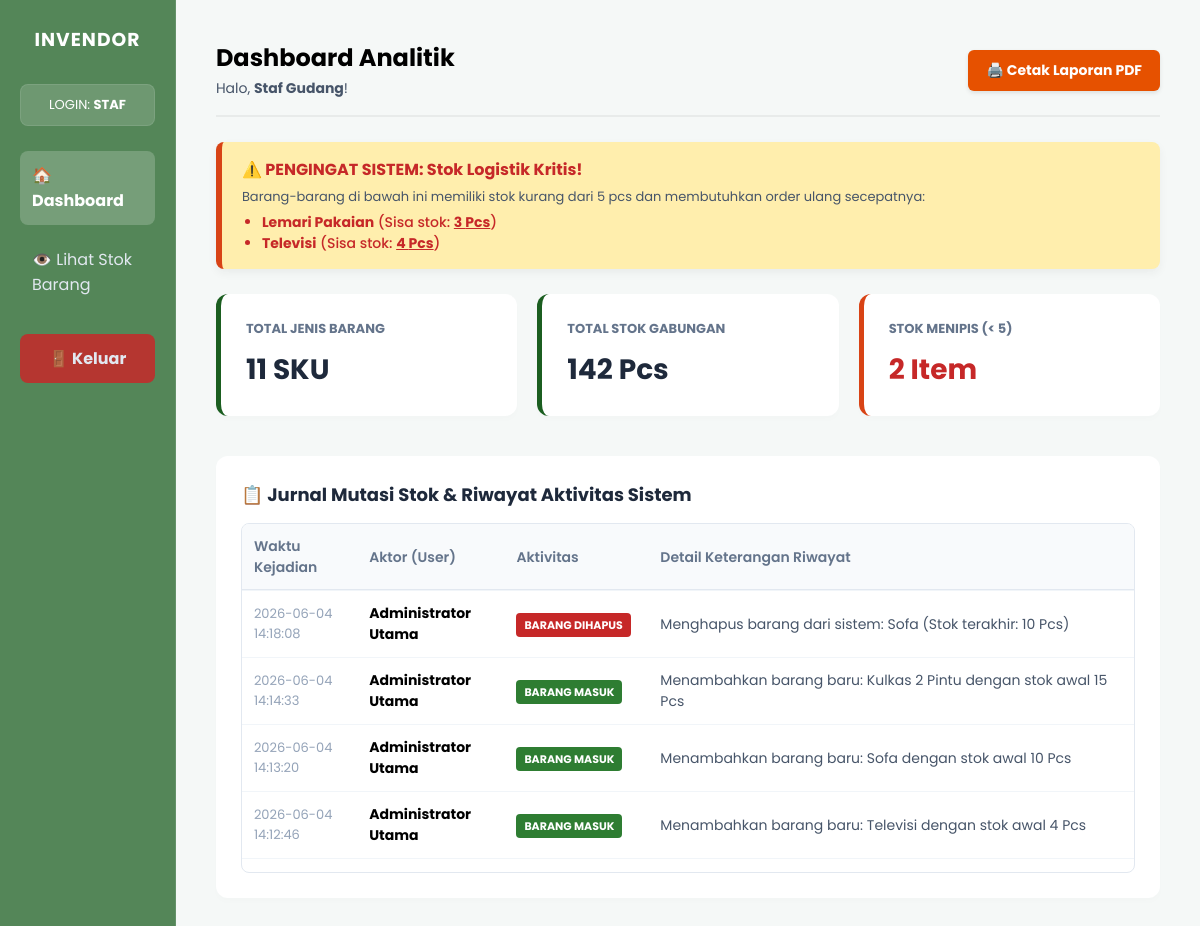
Page /index.php (signed in) on the committed database.
### tables this page shows
CREATE TABLE `barang` (
  `id` int(11) NOT NULL,
  `kode_barang` varchar(20) NOT NULL,
  `nama_barang` varchar(100) NOT NULL,
  `id_kategori` int(11) DEFAULT NULL,
  `id_supplier` int(11) DEFAULT NULL,
  `stok` int(11) NOT NULL DEFAULT 0,
  `harga` decimal(10,2) NOT NULL,
  `id_user` int(11) DEFAULT NULL
);

CREATE TABLE `riwayat_stok` (
  `id` int(11) NOT NULL,
  `id_barang` int(11) DEFAULT NULL,
  `jenis_perubahan` varchar(50) NOT NULL,
  `jumlah_perubahan` int(11) NOT NULL,
  `tanggal` timestamp NOT NULL DEFAULT current_timestamp(),
  `id_user` int(11) DEFAULT NULL,
  `keterangan` varchar(255) DEFAULT NULL
);

CREATE TABLE `users` (
  `id` int(11) NOT NULL,
  `username` varchar(50) NOT NULL,
  `password` varchar(255) NOT NULL,
  `nama_lengkap` varchar(100) NOT NULL,
  `role` enum('admin','staf') NOT NULL
);

### index.php (the view, shortened to what this page needs)
<?php
require_once 'koneksi.php';
$data_jenis = mysqli_fetch_assoc(mysqli_query($koneksi, "SELECT COUNT(*) AS total_jenis FROM barang"));
$data_stok = mysqli_fetch_assoc(mysqli_query($koneksi, "SELECT SUM(stok) AS total_stok FROM barang"));
$total_stok_tampil = $data_stok['total_stok'] ?? 0;
$data_menipis = mysqli_fetch_assoc(mysqli_query($koneksi, "SELECT COUNT(*) AS stok_menipis FROM barang WHERE stok < 5"));
$list_kritis = mysqli_query($koneksi, "SELECT nama_barang, stok FROM barang WHERE stok < 5");
$riwayat_query = mysqli_query($koneksi, "SELECT r.*, u.nama_lengkap FROM riwayat_stok r LEFT JOIN users u ON r.id_user = u.id ORDER BY r.id DESC LIMIT 30");
?>
<!DOCTYPE html>
<html lang="id">
<head>
</head>
<body>
    <div class="sidebar">
        <h3>INVENDOR</h3>
        <p>LOGIN: <strong><?= strtoupper($_SESSION['role']); ?></strong></p>
        <a href="index.php" class="active">🏠 Dashboard</a>
        <?php if ($_SESSION['role'] === 'admin') : ?>
            <a href="admin.php">📦 Kelola Barang</a>
        <?php else : ?>
            <a href="staf.php">👁️ Lihat Stok Barang</a>
        <?php endif; ?>
        <a href="logout.php" style="background-color: rgba(198, 40, 40, 0.85); text-align: center; margin-top: 25px; font-weight: bold;">🚪 Keluar</a>
    </div>
    <div class="main-content">
        <div class="header">
            <div>
        <h2>Dashboard Analitik</h2>
        <span style="font-size: 14px; color: #475569;">Halo, <strong><?= $_SESSION['nama_lengkap']; ?></strong>!</span>
    </div>
    <a href="cetak.php" target="_blank" style="background-color: #e65100; color: white; text-decoration: none; padding: 10px 18px; border-radius: 6px; font-weight: bold; font-size: 14px; display: flex; align-items: center; gap: 8px; box-shadow: 0 2px 4px rgba(0,0,0,0.1); transition: 0.2s;">
        🖨️ Cetak Laporan PDF
    </a>
</div>
        <?php if ($data_menipis['stok_menipis'] > 0): ?>
            <div class="alert-danger-gudang">
                <h4>⚠️ PENGINGAT SISTEM: Stok Logistik Kritis!</h4>
                <p style="font-size: 13px; margin-bottom: 5px; color: #475569;">Barang-barang di bawah ini memiliki stok kurang dari 5 pcs dan membutuhkan order ulang secepatnya:</p>
                <ul>
                    <?php while($kritis = mysqli_fetch_assoc($list_kritis)): ?>
                        <li><strong><?= $kritis['nama_barang']; ?></strong> (Sisa stok: <span style="text-decoration: underline; font-weight: bold;"><?= $kritis['stok']; ?> Pcs</span>)</li>
                    <?php endwhile; ?>
                </ul>
            </div>
        <?php endif; ?>
        <div class="analytics-grid">
            <div class="card">
                <h4>Total Jenis Barang</h4>
                <p><?= $data_jenis['total_jenis']; ?> SKU</p>
            </div>
            <div class="card">
                <h4>Total Stok Gabungan</h4>
                <p><?= $total_stok_tampil; ?> Pcs</p>
            </div>
            <div class="card <?= ($data_menipis['stok_menipis'] > 0) ? 'warning' : ''; ?>">
                <h4>Stok Menipis (&lt; 5)</h4>
                <p style="color: <?= ($data_menipis['stok_menipis'] > 0) ? '#c62828' : '#1e293b'; ?>"><?= $data_menipis['stok_menipis']; ?> Item</p>
            </div>
        </div>
        <div class="log-container">
            <h3>📋 Jurnal Mutasi Stok & Riwayat Aktivitas Sistem</h3>
            <div class="table-wrapper" style="margin-top: 15px;">
                <table>
                    <thead>
                        <tr>
                            <th>Waktu Kejadian</th>
                            <th>Aktor (User)</th>
                            <th>Aktivitas</th>
                            <th>Detail Keterangan Riwayat</th>
                        </tr>
                    </thead>
                    <tbody>
                        <?php if(mysqli_num_rows($riwayat_query) > 0): ?>
                            <?php while($log = mysqli_fetch_assoc($riwayat_query)):
                                $badge_class = 'bg-edit';
                                if($log['jenis_perubahan'] === 'BARANG MASUK') $badge_class = 'bg-masuk';
                                if($log['jenis_perubahan'] === 'BARANG DIHAPUS') $badge_class = 'bg-hapus';
                            ?>
                                <tr>
                                    <td style="color: #94a3b8; font-size: 13px;"><?= $log['tanggal']; ?></td>
                                    <td><strong><?= $log['nama_lengkap']; ?></strong></td>
                                    <td><span class="badge <?= $badge_class; ?>"><?= $log['jenis_perubahan']; ?></span></td>
                                    <td style="color: #475569;"><?= $log['keterangan']; ?></td>
                                </tr>
                            <?php endwhile; ?>
                        <?php else: ?>
                            <tr><td colspan="4" style="text-align: center; color: #aaa;">Belum ada riwayat aktivitas.</td></tr>
                        <?php endif; ?>
                    </tbody>
                </table>
            </div>
        </div>
    </div>
</body>
</html>

### index.php (style rules this page uses)
* { box-sizing: border-box; margin: 0; padding: 0; font-family: 'Poppins', sans-serif; }
body { background: url('https://images.unsplash.com/photo-1586528116311-ad8dd3c8310d?q=80&w=2070') no-repeat center center fixed; background-size: cover; display: flex; min-height: 100vh; }
.sidebar { width: 260px; background: rgba(27, 94, 32, 0.75); backdrop-filter: blur(15px); -webkit-backdrop-filter: blur(15px); color: white; padding: 25px 20px; border-right: 1px solid rgba(255,255,255,0.1); }
.sidebar h3 { text-align: center; margin-bottom: 30px; font-weight: 700; letter-spacing: 1px; }
.sidebar p { font-size: 13px; background: rgba(255,255,255,0.15); padding: 10px; border-radius: 8px; margin-bottom: 25px; text-align: center; border: 1px solid rgba(255,255,255,0.1); }
.sidebar a { display: block; color: #e2e8f0; padding: 12px; text-decoration: none; border-radius: 8px; margin-bottom: 10px; transition: 0.3s; }
.sidebar a:hover, .sidebar a.active { background-color: rgba(255,255,255,0.2); color: white; font-weight: bold; }
.main-content { flex-grow: 1; padding: 40px; background: rgba(244, 247, 246, 0.85); min-height: 100vh; overflow-y: auto; }
.header { display: flex; justify-content: space-between; align-items: center; margin-bottom: 25px; border-bottom: 2px solid rgba(0,0,0,0.05); padding-bottom: 15px; }
.alert-danger-gudang { background: #ffeead; border-left: 6px solid #d84315; color: #c62828; padding: 15px 20px; border-radius: 8px; margin-bottom: 25px; box-shadow: 0 4px 10px rgba(0,0,0,0.05); }
.alert-danger-gudang h4 { font-size: 16px; margin-bottom: 5px; display: flex; align-items: center; gap: 8px; }
.alert-danger-gudang ul { margin-left: 20px; font-size: 14px; font-weight: 500; }
.analytics-grid { display: grid; grid-template-columns: repeat(auto-fit, minmax(220px, 1fr)); gap: 20px; margin-bottom: 40px; }
.card { background: white; padding: 25px; border-radius: 12px; box-shadow: 0 4px 6px rgba(0,0,0,0.01); border-left: 5px solid #1b5e20; }
.card.warning { border-left-color: #d84315; }
.card h4 { color: #64748b; font-size: 13px; text-transform: uppercase; margin-bottom: 10px; }
.card p { font-size: 28px; font-weight: 700; color: #1e293b; }
.log-container { background: white; padding: 25px; border-radius: 12px; box-shadow: 0 4px 6px rgba(0,0,0,0.01); }
.log-container h3 { color: #1e293b; margin-bottom: 15px; font-size: 18px; }
.table-wrapper { max-height: 350px; overflow-y: auto; border: 1px solid #e2e8f0; border-radius: 8px; }
table { width: 100%; border-collapse: collapse; }
th, td { padding: 12px; text-align: left; border-bottom: 1px solid #f1f5f9; font-size: 14px; transition: background-color 0.2s; }
th { background-color: #f8fafc; color: #64748b; font-weight: 600; position: sticky; top: 0; z-index: 10; box-shadow: inset 0 -1px 0 #e2e8f0; }
.badge { padding: 4px 8px; border-radius: 4px; font-size: 11px; font-weight: bold; color: white; text-transform: uppercase; }
.bg-masuk { background-color: #2e7d32; }
.bg-hapus { background-color: #c62828; }

### rows in the picture
barang: nama_barang "Lemari Pakaian", stok "3"
barang: nama_barang "Televisi", stok "4"
riwayat_stok: tanggal "2026-06-04 14:18:08", id_user.nama_lengkap "Administrator Utama", jenis_perubahan "BARANG DIHAPUS", keterangan "Menghapus barang dari sistem: Sofa (Stok terakhir: 10 Pcs)"
riwayat_stok: tanggal "2026-06-04 14:14:33", id_user.nama_lengkap "Administrator Utama", jenis_perubahan "BARANG MASUK", keterangan "Menambahkan barang baru: Kulkas 2 Pintu dengan stok awal 15 Pcs"
riwayat_stok: tanggal "2026-06-04 14:13:20", id_user.nama_lengkap "Administrator Utama", jenis_perubahan "BARANG MASUK", keterangan "Menambahkan barang baru: Sofa dengan stok awal 10 Pcs"
riwayat_stok: tanggal "2026-06-04 14:12:46", id_user.nama_lengkap "Administrator Utama", jenis_perubahan "BARANG MASUK", keterangan "Menambahkan barang baru: Televisi dengan stok awal 4 Pcs"

### other values in the picture
$_SESSION['role'] "STAF"
$_SESSION['nama_lengkap'] "Staf Gudang"
$data_jenis['total_jenis'] "11"
$total_stok_tampil "142"
$data_menipis['stok_menipis'] "2"
